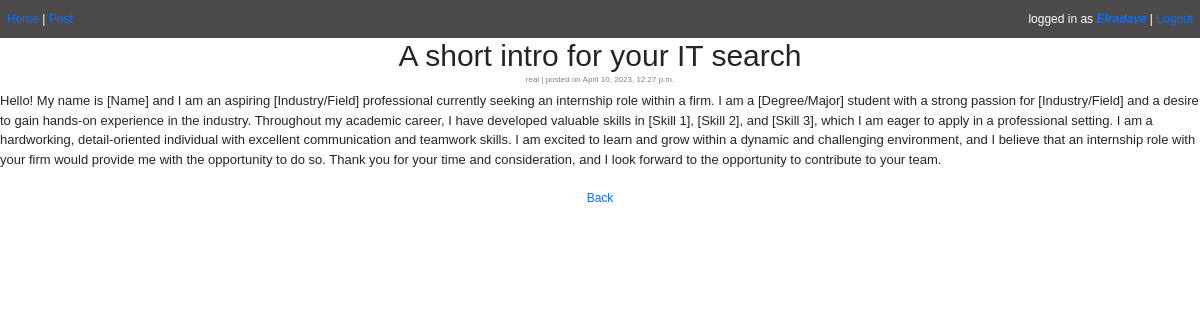
/post_page/28 (signed in), run on the app's committed database.
### main/models.py (models this page shows, shortened)
class Post(models.Model):
    author = models.ForeignKey(User, on_delete=models.CASCADE)
    title = models.CharField(max_length=100)
    description = models.TextField()
    created_at = models.DateTimeField(auto_now_add=True)
    updated_at = models.DateTimeField(auto_now=True)

### main/views.py (the view)
# urls.py: path('post_page/<str:post_id>', views.post_page, name='post_page')
@login_required(login_url='/login')
def post_page(request, post_id):
    post = Post.objects.get(id=post_id)
    return render(request, 'post.html', {'post': post})

### main/templates/post.html (shortened to what this page needs)
{% extends 'main.html' %}
{% block style %}
{% load static %}
<link rel="stylesheet" href="{% static 'post.css' %}">
{% endblock %}
{% block content%}
<div class="user_post">
    <h1 class="post_title">{{post.title}}</h1>
    <p class="post_username">{{ post.author.username }}<span class="post_time"> | posted on {{post.created_at}}</span>
    </p>
    <p class="post_description">{{post.description}}</p>
</div>
{% endblock %}

### main/templates/main.html (shortened to what this page needs)
<!DOCTYPE html>
<html lang="en">
  <head>
    {% load static %}
    <link rel="stylesheet" href="{% static 'main.css' %}" />
    {% block style%}{% endblock%}
    <link
      href="https://cdn.jsdelivr.net/npm/bootstrap@5.3.0-alpha2/dist/css/bootstrap.min.css"
      rel="stylesheet"
    />
  </head>
  <body>
    <div style="color: white;
      font-size: 12px;
      padding-top: 10px;
      padding-bottom: 10px;
      padding-left: 7px;
      padding-right: 7px;
      font-family: Arial;
      background-color: rgb(76, 74, 74);
      display: grid;
      text-decoration: none;
      grid-template-columns: 1fr 1fr;">
      <div class="left-grid">
        <a href="/" style="text-decoration: none;">Home</a> | <a href="/create-post" style="text-decoration: none;">Post</a>
      </div>
      <div class="right-grid">
        logged in as <a href="{% url 'profile' user.username %}" style="text-decoration: none;"><strong>{{user.username}}</strong></a> |
        <a href="/logout" style="text-decoration: none;">Logout</a>
      </div>
    </div>
    {% block content%}{% endblock %}
    {% if request.path == '/' %}
    <p style="text-align: center;
              font-family: Arial;
              font-size: 12px;
              margin-top: 20px;">
    <a href="#top" style="text-decoration: none;">Go Back Up</a>
    </p>
    {% else %}
    <p style="text-align: center;
              font-family: Arial;
              font-size: 12px;
              margin-top: 20px;">
    <a href="#" onclick="history.back()" style="text-decoration: none;">Back</a></p>
    {% endif %}
  </body>
</html>

### static/main.css (style rules this page uses)
div { font-family: Arial; }
.right-grid { text-decoration: none; text-align: right; }
a { color : blue; text-decoration: none; cursor: pointer; }
strong { font-style: italic; }

### static/post.css (style rules this page uses)
.post_title, .post_description, .post_time, .post_username { font-family: Arial; margin-top: 0; margin-bottom: 0; }
.post_title { font-size: 30px; text-align: center; }
.post_description { font-size: 13px; margin-bottom: 10px; }
.post_username, .post_time { font-size: 8px; color: gray; text-align: center; margin-bottom: 5px; }

### data on the page
Post: title "A short intro for your IT search", author.username "real", created_at "April 10, 2023, 12:27 p.m.", description "Hello! My name is [Name] and I am an aspiring [Industry/Field] professional currently seeking an internship role within a firm. I am a [Degree/Major] student with a strong passion for [Industry/Field] and a desire to gain hands-on experience in the industry. Throughout my academic career, I have developed valuable skills in [Skill 1], [Skill 2], and [Skill 3], which I am eager to apply in a professional setting. I am a hardworking, detail-oriented individual with excellent communication and teamwork skills. I am excited to learn and grow within a dynamic and challenging environment, and I believe that an internship role with your firm would provide me with the opportunity to do so. Thank…"

### other printed values
{{ user.username }} "Elradave"
